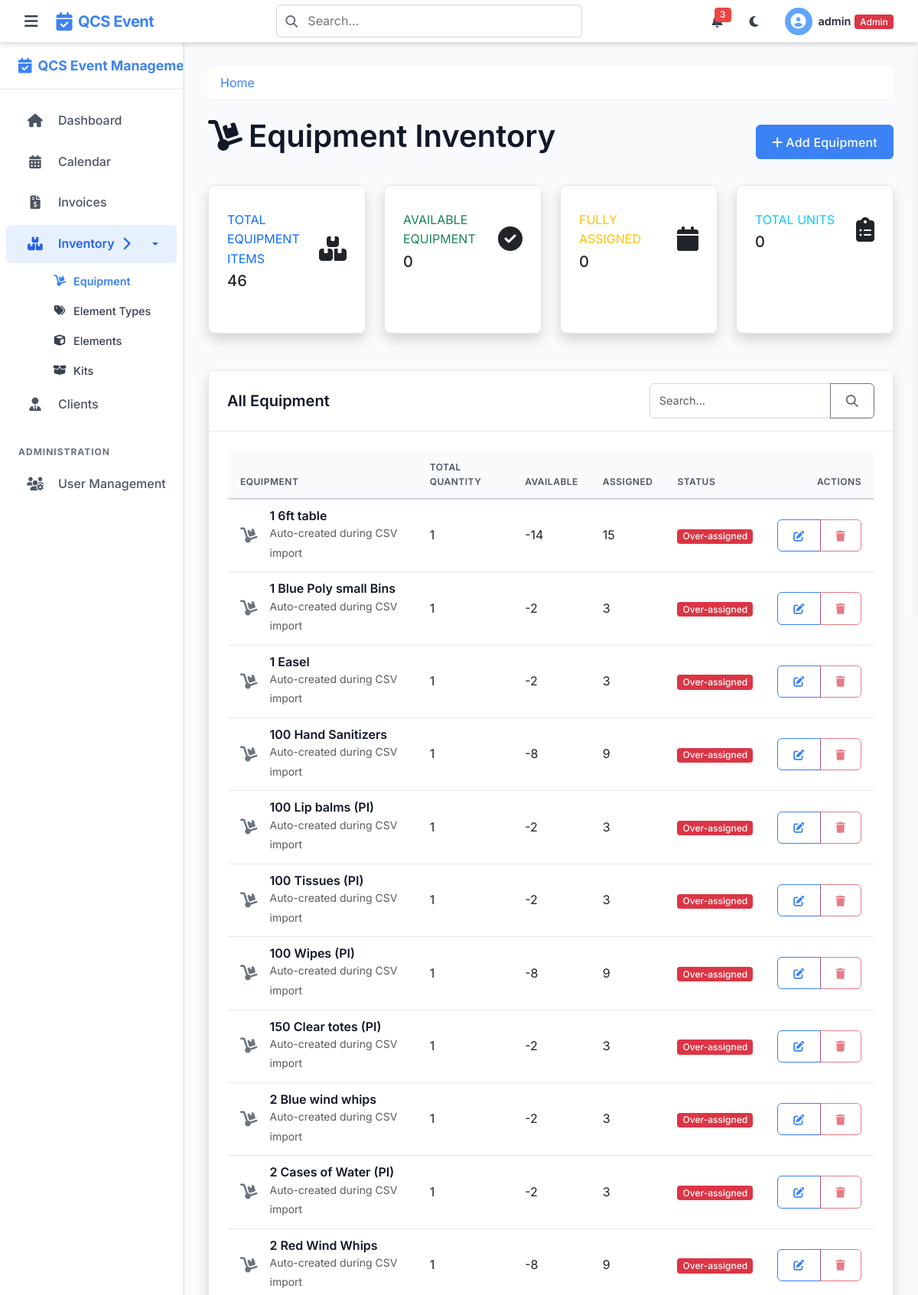
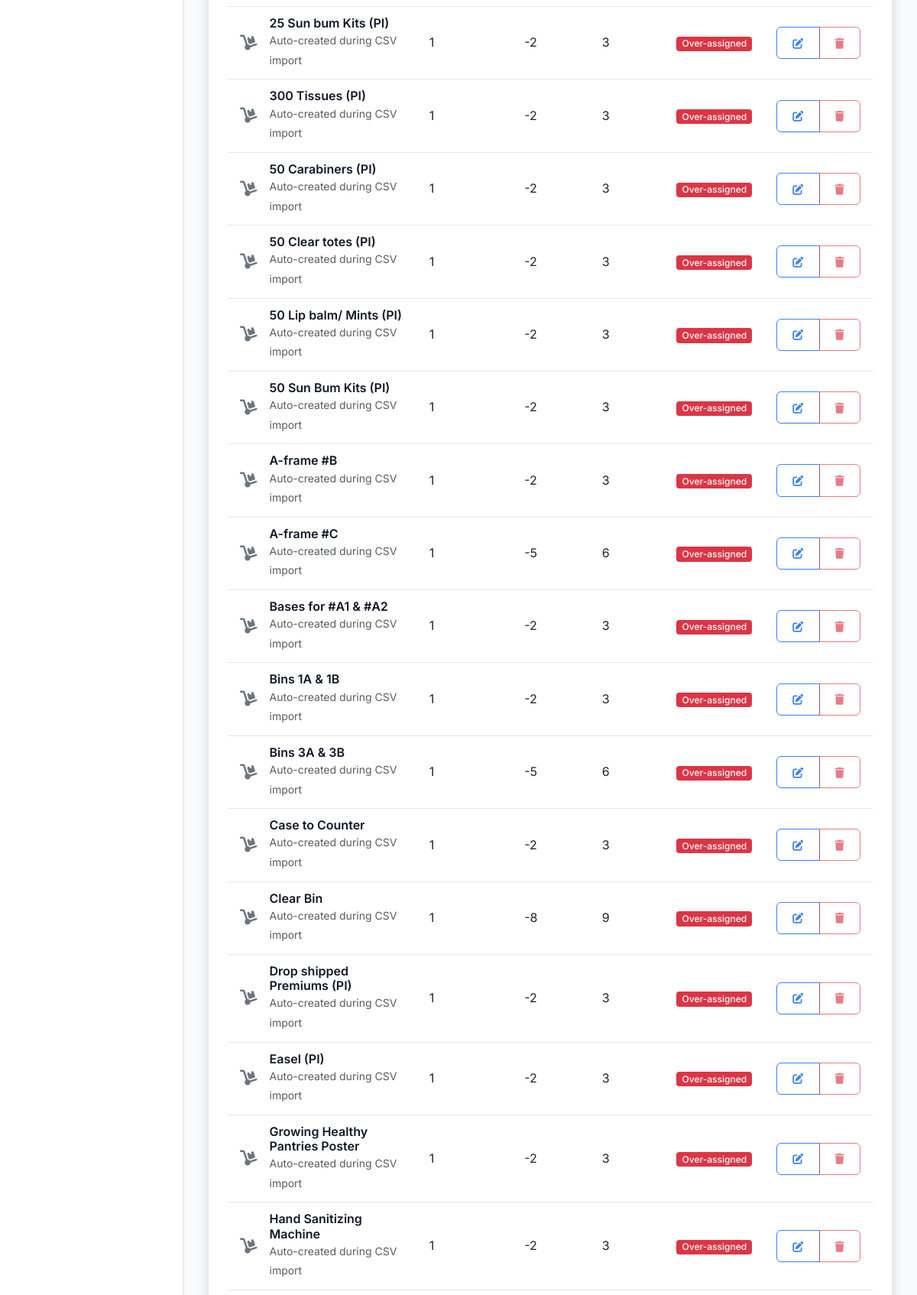
The page /equipment (signed in, upper part) on the database its author committed (2 pictures, top to bottom).
### tables this page shows
CREATE TABLE equipment (
    id INTEGER PRIMARY KEY AUTOINCREMENT,
    name TEXT NOT NULL,
    description TEXT,
    quantity INTEGER NOT NULL DEFAULT 1,
    status TEXT DEFAULT 'available' CHECK(status IN ('available', 'maintenance', 'retired')),
    created_by INTEGER,
    created_at TEXT NOT NULL DEFAULT (datetime('now')),
    FOREIGN KEY (created_by) REFERENCES users(id)
);

### app.py (the view)
@app.route('/equipment')
@login_required
def equipment():
    db = get_db()
    equipment = db.execute(
        '''SELECT e.*,
           (SELECT COUNT(*) FROM equipment_assignments WHERE equipment_id = e.id) as assignment_count
           FROM equipment e ORDER BY e.name'''
    ).fetchall()
    return render_template('equipment.html', equipment=equipment)

### app.py (called while the page is built)
@app.after_request
def add_security_headers(response):
    response.headers['X-Content-Type-Options'] = 'nosniff'
    response.headers['X-Frame-Options'] = 'DENY'
    response.headers['X-XSS-Protection'] = '1; mode=block'
    response.headers['Strict-Transport-Security'] = 'max-age=31536000; includeSubDomains'
    return response

### helpers.py (called while the page is built)
def get_db():
    if 'db' not in g:
        g.db = sqlite3.connect(
            current_app.config['DATABASE'],
            detect_types=sqlite3.PARSE_DECLTYPES
        )
        g.db.row_factory = sqlite3.Row
    return g.db

def login_required(f):
    @wraps(f)
    def decorated_function(*args, **kwargs):
        if 'user_id' not in session:
            if request.path.startswith('/api/') or request.is_json or request.headers.get('X-Requested-With') == 'XMLHttpRequest':
                return jsonify({'error': 'Authentication required'}), 401
            else:
                flash('Please log in first', 'warning')
                return redirect(url_for('login'))
        return f(*args, **kwargs)
    return decorated_function

### templates/equipment.html (shortened to what this page needs)
{% extends 'layout.html' %}
{% block content %}
<div class="d-flex justify-content-between align-items-center mb-4">
    <h1><i class="fas fa-dolly me-2"></i>Equipment Inventory</h1>
    <div>
        {% if 'admin' in session.role or 'staff' in session.role %}
        <a href="{{ url_for('new_equipment') }}" class="btn btn-primary">
            <i class="fas fa-plus me-1"></i>Add Equipment
        </a>
        {% endif %}
    </div>
</div>
<div class="row mb-4">
    <div class="col-xl-3 col-md-6 mb-4">
        <div class="card border-left-primary shadow h-100 py-2">
            <div class="card-body">
                <div class="row no-gutters align-items-center">
                    <div class="col mr-2">
                        <div class="text-xs font-weight-bold text-primary text-uppercase mb-1">
                            Total Equipment Items
                        </div>
                        <div class="h5 mb-0 font-weight-bold text-gray-800">{{ equipment|length }}</div>
                    </div>
                    <div class="col-auto">
                        <i class="fas fa-boxes fa-2x text-gray-300"></i>
                    </div>
                </div>
            </div>
        </div>
    </div>
    <div class="col-xl-3 col-md-6 mb-4">
        <div class="card border-left-success shadow h-100 py-2">
            <div class="card-body">
                <div class="row no-gutters align-items-center">
                    <div class="col mr-2">
                        <div class="text-xs font-weight-bold text-success text-uppercase mb-1">
                            Available Equipment
                        </div>
                        <div class="h5 mb-0 font-weight-bold text-gray-800">
                            {% set available_count = 0 %}
                            {% for item in equipment %}
                                {% if item.quantity > item.assignment_count %}
                                    {% set available_count = available_count + 1 %}
                                {% endif %}
                            {% endfor %}
                            {{ available_count }}
                        </div>
                    </div>
                    <div class="col-auto">
                        <i class="fas fa-check-circle fa-2x text-gray-300"></i>
                    </div>
                </div>
            </div>
        </div>
    </div>
    <div class="col-xl-3 col-md-6 mb-4">
        <div class="card border-left-warning shadow h-100 py-2">
            <div class="card-body">
                <div class="row no-gutters align-items-center">
                    <div class="col mr-2">
                        <div class="text-xs font-weight-bold text-warning text-uppercase mb-1">
                            Fully Assigned
                        </div>
                        <div class="h5 mb-0 font-weight-bold text-gray-800">
                            {% set fully_assigned = 0 %}
                            {% for item in equipment %}
                                {% if item.quantity == item.assignment_count %}
                                    {% set fully_assigned = fully_assigned + 1 %}
                                {% endif %}
                            {% endfor %}
                            {{ fully_assigned }}
                        </div>
                    </div>
                    <div class="col-auto">
                        <i class="fas fa-calendar fa-2x text-gray-300"></i>
                    </div>
                </div>
            </div>
        </div>
    </div>
    <div class="col-xl-3 col-md-6 mb-4">
        <div class="card border-left-info shadow h-100 py-2">
            <div class="card-body">
                <div class="row no-gutters align-items-center">
                    <div class="col mr-2">
                        <div class="text-xs font-weight-bold text-info text-uppercase mb-1">
                            Total Units
                        </div>
                        <div class="h5 mb-0 font-weight-bold text-gray-800">
                            {% set total_units = 0 %}
                            {% for item in equipment %}
                                {% set total_units = total_units + item.quantity %}
                            {% endfor %}
                            {{ total_units }}
                        </div>
                    </div>
                    <div class="col-auto">
                        <i class="fas fa-clipboard-list fa-2x text-gray-300"></i>
                    </div>
                </div>
            </div>
        </div>
    </div>
</div>
<div class="card shadow mb-4">
    <div class="card-header bg-white py-3">
        <div class="row align-items-center">
            <div class="col">
                <h5 class="mb-0 text-gray-800">All Equipment</h5>
            </div>
            <div class="col-auto">
                <form method="get" class="d-flex">
                    <div class="input-group">
                        <input type="text" class="form-control" placeholder="Search..." name="search" value="{{ request.args.get('search', '') }}">
                        <button class="btn btn-outline-secondary" type="submit">
                            <i class="fas fa-search"></i>
                        </button>
                    </div>
                </form>
            </div>
        </div>
    </div>
    <div class="card-body">
        {% if equipment %}
            <div class="table-responsive">
                <table class="table table-hover align-middle">
                    <thead>
                        <tr>
                            <th>Equipment</th>
                            <th>Total Quantity</th>
                            <th>Available</th>
                            <th>Assigned</th>
                            <th>Status</th>
                            <th class="text-end">Actions</th>
                        </tr>
                    </thead>
                    <tbody>
                        {% for item in equipment %}
                        <tr>
                            <td>
                                <div class="d-flex align-items-center">
                                    <div class="flex-shrink-0">
                                        <i class="fas fa-dolly fa-lg text-secondary me-3"></i>
                                    </div>
                                    <div>
                                        <h6 class="mb-0">{{ item.name }}</h6>
                                        {% if item.description %}
                                        <small class="text-muted">{{ item.description }}</small>
                                        {% endif %}
                                    </div>
                                </div>
                            </td>
                            <td>{{ item.quantity }}</td>
                            <td>{{ item.quantity - item.assignment_count }}</td>
                            <td>{{ item.assignment_count }}</td>
                            <td>
                                {% if item.quantity == item.assignment_count %}
                                <span class="badge bg-warning">Fully Assigned</span>
                                {% elif item.quantity > item.assignment_count %}
                                <span class="badge bg-success">Available</span>
                                {% else %}
                                <span class="badge bg-danger">Over-assigned</span>
                                {% endif %}
                            </td>
                            <td class="text-end">
                                {% if 'admin' in session.role or 'staff' in session.role %}
                                <div class="btn-group">
                                    <a href="{{ url_for('edit_equipment', equipment_id=item.id) }}" class="btn btn-sm btn-outline-primary">
                                        <i class="fas fa-edit"></i>
                                    </a>
                                    <button type="button" class="btn btn-sm btn-outline-danger {% if item.assignment_count > 0 %}disabled{% endif %}"
                                            data-bs-toggle="modal" data-bs-target="#deleteModal{{ item.id }}"
                                            {% if item.assignment_count > 0 %}disabled{% endif %}>
                                        <i class="fas fa-trash"></i>
                                    </button>
                                </div>
                                {% endif %}
                            </td>
                        </tr>
                        {% endfor %}
                    </tbody>
                </table>
            </div>
        {% endif %}
    </div>
</div>
{% endblock %}

### rows shown on the page
equipment: name "1 6ft table", description "Auto-created during CSV import", quantity "1", item.quantity-item.assignment_count "-14", assignment_count "15", shows "Over-assigned"
equipment: name "1 Blue Poly small Bins", description "Auto-created during CSV import", quantity "1", item.quantity-item.assignment_count "-2", assignment_count "3", shows "Over-assigned"
equipment: name "1 Easel", description "Auto-created during CSV import", quantity "1", item.quantity-item.assignment_count "-2", assignment_count "3", shows "Over-assigned"
equipment: name "100 Hand Sanitizers", description "Auto-created during CSV import", quantity "1", item.quantity-item.assignment_count "-8", assignment_count "9", shows "Over-assigned"
equipment: name "100 Lip balms (PI)", description "Auto-created during CSV import", quantity "1", item.quantity-item.assignment_count "-2", assignment_count "3", shows "Over-assigned"
equipment: name "100 Tissues (PI)", description "Auto-created during CSV import", quantity "1", item.quantity-item.assignment_count "-2", assignment_count "3", shows "Over-assigned"
equipment: name "100 Wipes (PI)", description "Auto-created during CSV import", quantity "1", item.quantity-item.assignment_count "-8", assignment_count "9", shows "Over-assigned"
equipment: name "150 Clear totes (PI)", description "Auto-created during CSV import", quantity "1", item.quantity-item.assignment_count "-2", assignment_count "3", shows "Over-assigned"
equipment: name "2 Blue wind whips", description "Auto-created during CSV import", quantity "1", item.quantity-item.assignment_count "-2", assignment_count "3", shows "Over-assigned"
equipment: name "2 Cases of Water (PI)", description "Auto-created during CSV import", quantity "1", item.quantity-item.assignment_count "-2", assignment_count "3", shows "Over-assigned"
equipment: name "2 Red Wind Whips", description "Auto-created during CSV import", quantity "1", item.quantity-item.assignment_count "-8", assignment_count "9", shows "Over-assigned"
equipment: name "25 Sun bum Kits (PI)", description "Auto-created during CSV import", quantity "1", item.quantity-item.assignment_count "-2", assignment_count "3", shows "Over-assigned"
equipment: name "300 Tissues (PI)", description "Auto-created during CSV import", quantity "1", item.quantity-item.assignment_count "-2", assignment_count "3", shows "Over-assigned"
equipment: name "50 Carabiners (PI)", description "Auto-created during CSV import", quantity "1", item.quantity-item.assignment_count "-2", assignment_count "3", shows "Over-assigned"
equipment: name "50 Clear totes (PI)", description "Auto-created during CSV import", quantity "1", item.quantity-item.assignment_count "-2", assignment_count "3", shows "Over-assigned"
equipment: name "50 Lip balm/ Mints (PI)", description "Auto-created during CSV import", quantity "1", item.quantity-item.assignment_count "-2", assignment_count "3", shows "Over-assigned"
equipment: name "50 Sun Bum Kits (PI)", description "Auto-created during CSV import", quantity "1", item.quantity-item.assignment_count "-2", assignment_count "3", shows "Over-assigned"
equipment: name "A-frame #B", description "Auto-created during CSV import", quantity "1", item.quantity-item.assignment_count "-2", assignment_count "3", shows "Over-assigned"
equipment: name "A-frame #C", description "Auto-created during CSV import", quantity "1", item.quantity-item.assignment_count "-5", assignment_count "6", shows "Over-assigned"
equipment: name "Bases for #A1 & #A2", description "Auto-created during CSV import", quantity "1", item.quantity-item.assignment_count "-2", assignment_count "3", shows "Over-assigned"
equipment: name "Bins 1A & 1B", description "Auto-created during CSV import", quantity "1", item.quantity-item.assignment_count "-2", assignment_count "3", shows "Over-assigned"
equipment: name "Bins 3A & 3B", description "Auto-created during CSV import", quantity "1", item.quantity-item.assignment_count "-5", assignment_count "6", shows "Over-assigned"
equipment: name "Case to Counter", description "Auto-created during CSV import", quantity "1", item.quantity-item.assignment_count "-2", assignment_count "3", shows "Over-assigned"
equipment: name "Clear Bin", description "Auto-created during CSV import", quantity "1", item.quantity-item.assignment_count "-8", assignment_count "9", shows "Over-assigned"
equipment: name "Drop shipped Premiums (PI)", description "Auto-created during CSV import", quantity "1", item.quantity-item.assignment_count "-2", assignment_count "3", shows "Over-assigned"
equipment: name "Easel (PI)", description "Auto-created during CSV import", quantity "1", item.quantity-item.assignment_count "-2", assignment_count "3", shows "Over-assigned"
equipment: name "Growing Healthy Pantries Poster", description "Auto-created during CSV import", quantity "1", item.quantity-item.assignment_count "-2", assignment_count "3", shows "Over-assigned"
equipment: name "Hand Sanitizing Machine", description "Auto-created during CSV import", quantity "1", item.quantity-item.assignment_count "-2", assignment_count "3", shows "Over-assigned"

### other values the page prints
{{ session.username }} "admin"
{{ equipment|length }} "46"
{{ available_count }} "0"
{{ fully_assigned }} "0"
{{ total_units }} "0"
